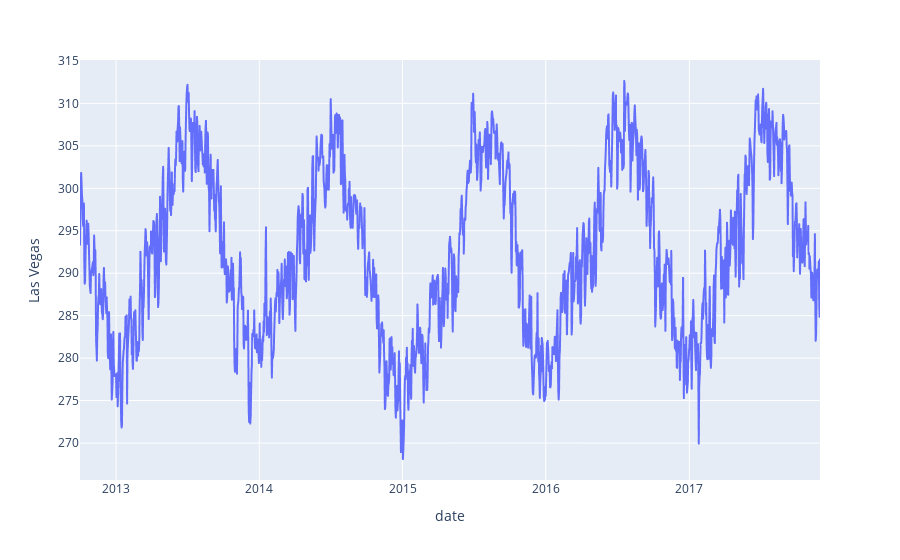

The notebook cell saved with this chart:
### Code cell
px.line(df.groupby('date').agg({'Las Vegas':'mean'}).reset_index(), x='date', y='Las Vegas')

### Figure 1 — Plotly figure (JSON) as saved in the notebook; plotly's stock layout.template omitted (floating-point values rounded to 4 significant figures; data arrays with more than 128 entries replaced by an {"elided": "..."} marker saying what was removed)
{"data": [{"hovertemplate": "date=%{x}<br>Las Vegas=%{y}<extra></extra>", "legendgroup": "", "line": {"color": "#636efa", "dash": "solid"}, "mode": "lines", "name": "", "showlegend": false, "type": "scattergl", "x": {"elided": "1887 str values"}, "xaxis": "x", "y": {"elided": "1887 float values"}, "yaxis": "y"}], "layout": {"legend": {"tracegroupgap": 0}, "margin": {"t": 60}, "xaxis": {"anchor": "y", "domain": [0, 1], "title": {"text": "date"}}, "yaxis": {"anchor": "x", "domain": [0, 1], "title": {"text": "Las Vegas"}}}}
